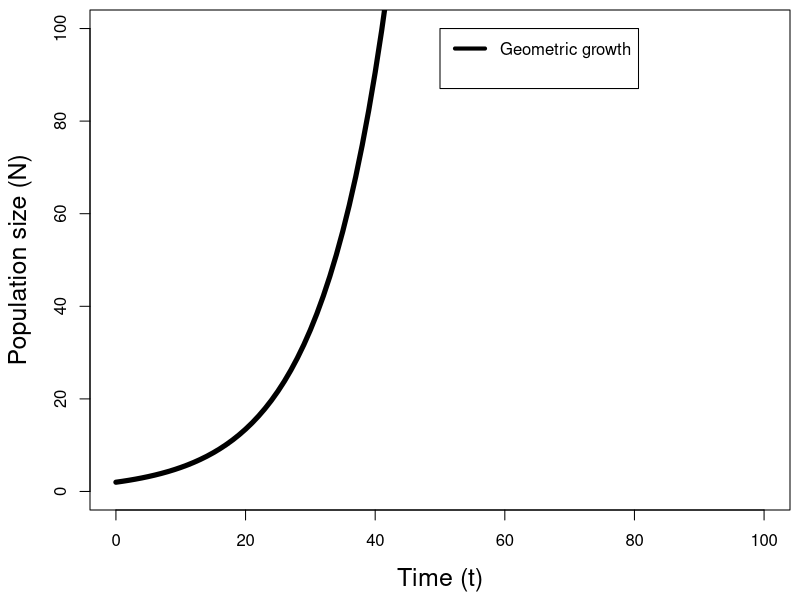
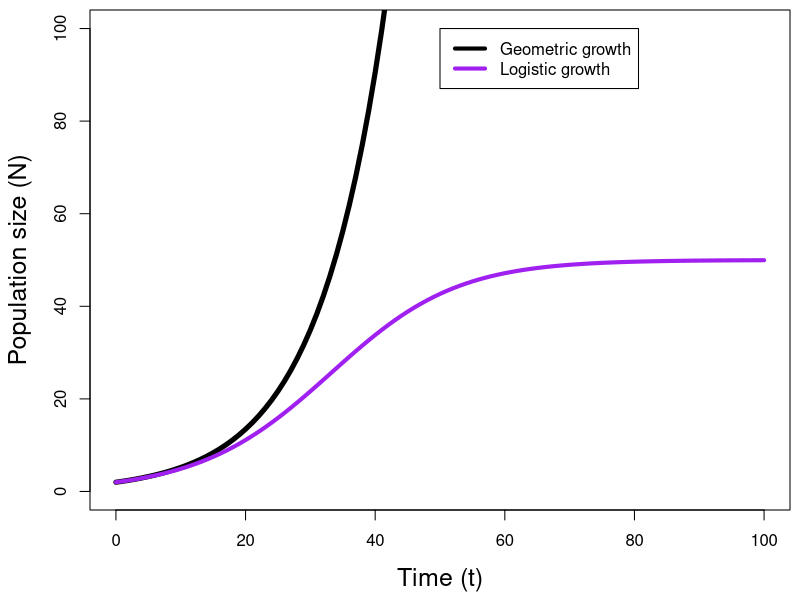
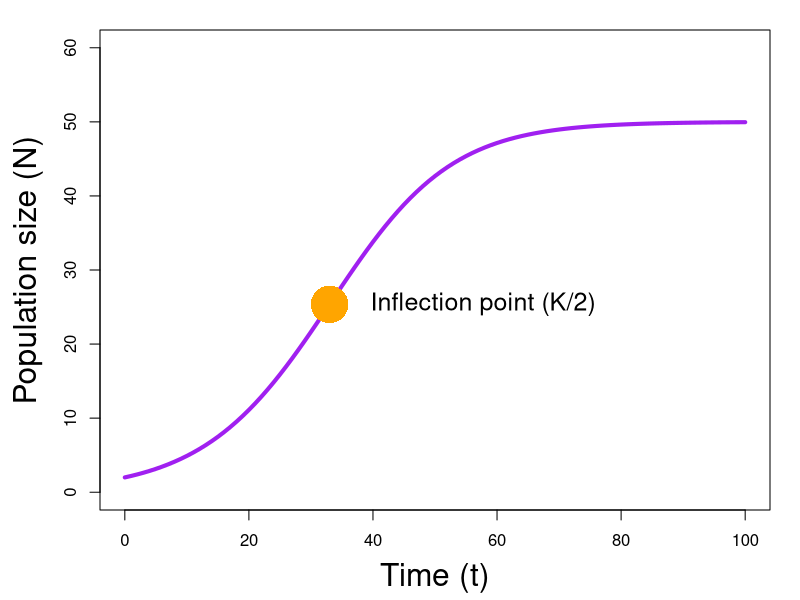
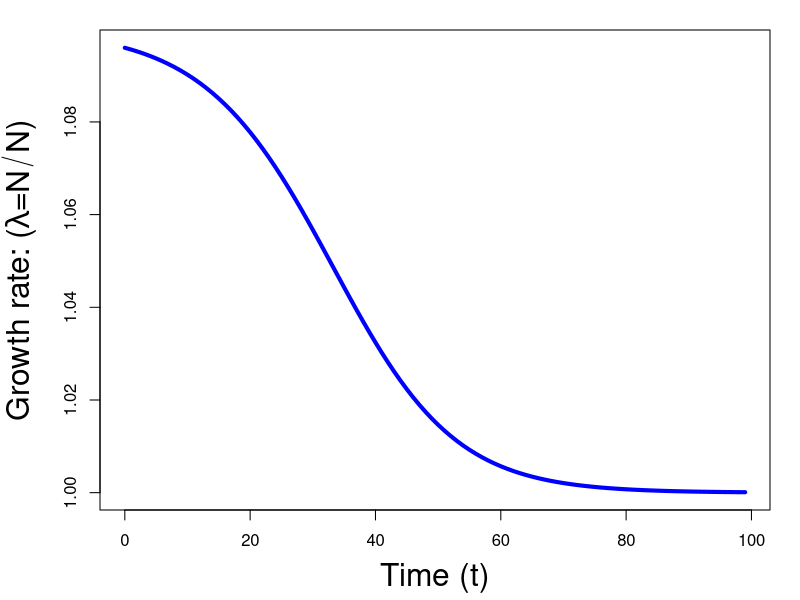
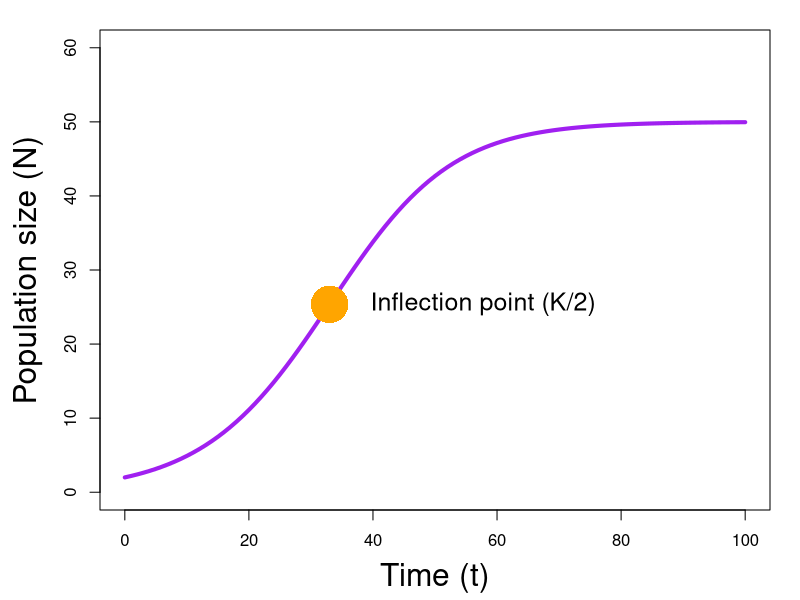
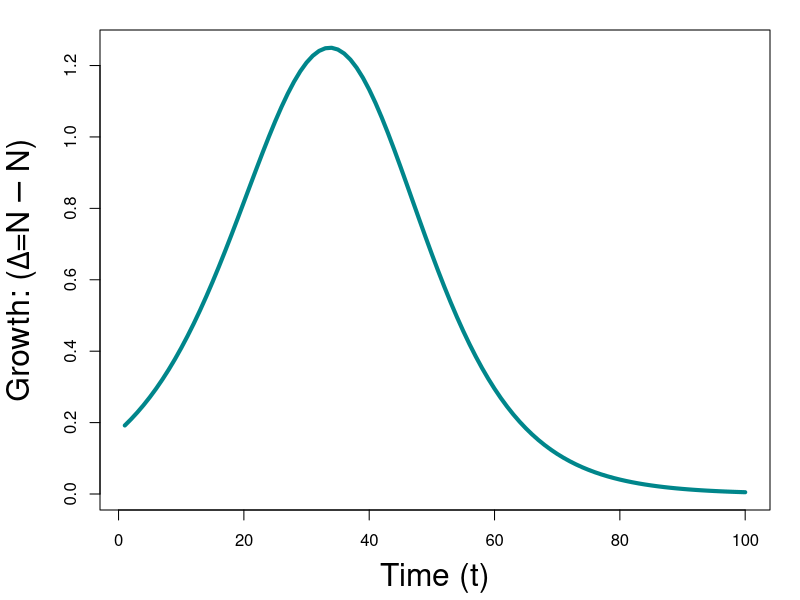
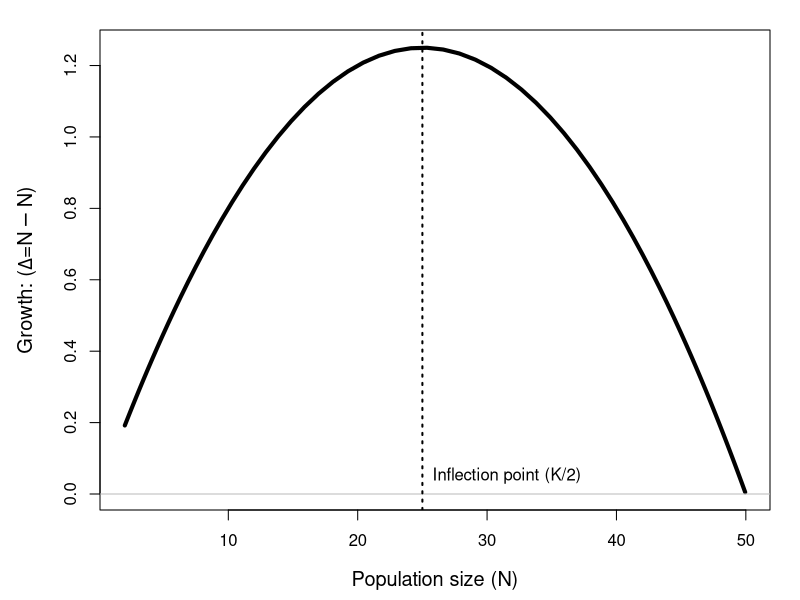
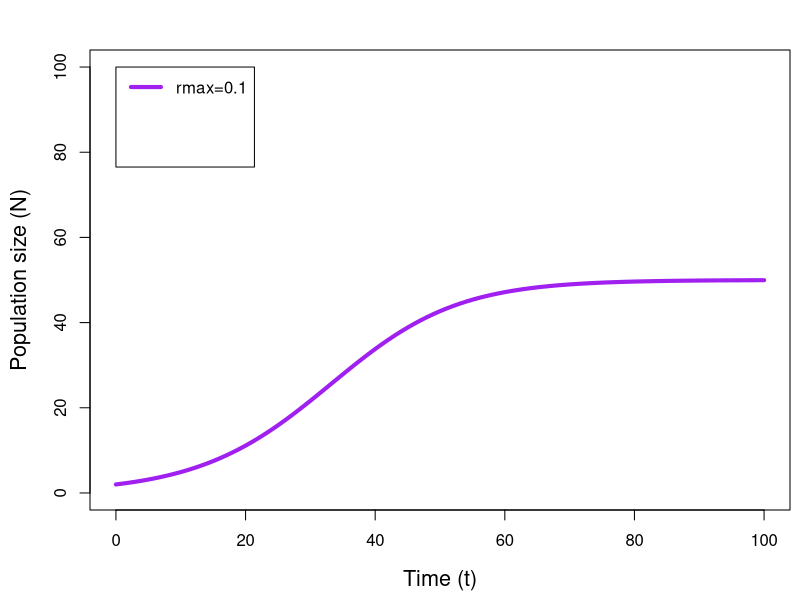

R code for these plots, in order:
## ---- chunk 1
#| label: geomVlogistic
Time <- 0:100
T <- length(Time)
rmax <- 0.1
K <- 50
Ng <- Nl <- rep(0, T)
Ng[1] <- Nl[1] <- 2
for(t in 2:T) {
    Ng[t] <- Ng[t-1] + Ng[t-1]*rmax
    Nl[t] <- Nl[t-1] + Nl[t-1]*rmax*(1 - Nl[t-1]/K)
}
## ---- chunk 2
#| label: geom
#| include: false
#| fig-height: 4.4
#| fig-width: 7
par(mai=c(0.9,0.9,0.1,0.1))
plot(Time, Ng, lwd=5, type="l", ylim=c(0, 100), cex.lab=1.5,
     xlab="Time (t)", ylab="Population size (N)")
legend(50, 100, c("Geometric growth", ""), lty=1, col=c("black", NA), lwd=4)
## ---- chunk 3
#| label: geom-logistic
#| include: false
#| fig-height: 4.4
#| fig-width: 7
par(mai=c(0.9,0.9,0.1,0.1))
plot(Time, Ng, lwd=5, type="l", ylim=c(0, 100), cex.lab=1.5,
     xlab="Time (t)", ylab="Population size (N)")
lines(Time, Nl, lwd=4, col="purple")
legend(50, 100, c("Geometric growth", "Logistic growth"), lty=1,
       col=c("black","purple"), lwd=4)
## ---- chunk 4
#| label: lr1
#| include: false
#| fig-width: 12
#| fig-height: 4
par(mai=c(0.9,1,0.3,0.3))
plot(Time, Nl, lwd=4, type="l", ylim=c(0, 60), cex.lab=1.9,
     xlab="Time (t)", ylab="Population size (N)", col="purple")
points(Time[which.min(abs(Nl-K/2))], Nl[which.min(abs(Nl-K/2))],
       pch=16, cex=5, col="orange")
text(Time[which.min(abs(Nl-K/2))]+5, Nl[which.min(abs(Nl-K/2))],
     labels="Inflection point (K/2)", pos=4, cex=1.5)
## ---- chunk 5
#| label: lambda
#| include: false
#| fig-width: 12
#| fig-height: 4
lambda <- Nl[-1]/Nl[-T]
par(mai=c(0.9,1,0.3,0.3))
plot(Time[-T], lambda, lwd=4, type="l", cex.lab=1.9,
     xlab="Time (t)", col="blue",
     ylab=expression(paste("Growth rate: ", "(", lambda, "=", N[]/N[], ")")))
## ---- chunk 6
#| label: lr2
#| include: false
#| fig-width: 12
#| fig-height: 4
par(mai=c(0.9,1,0.3,0.3))
plot(Time, Nl, lwd=4, type="l", ylim=c(0, 60), cex.lab=1.9,
     xlab="Time (t)", ylab="Population size (N)", col="purple")
points(Time[which.min(abs(Nl-K/2))], Nl[which.min(abs(Nl-K/2))],
       pch=16, cex=5, col="orange")
text(Time[which.min(abs(Nl-K/2))]+5, Nl[which.min(abs(Nl-K/2))],
     labels="Inflection point (K/2)", pos=4, cex=1.5)
## ---- chunk 7
#| label: delta
#| include: false
#| fig-width: 12
#| fig-height: 4
delta <- Nl[-1] - Nl[-T]
par(mai=c(0.9,1,0.3,0.3))
plot(Time[-1], delta, lwd=4, type="l", cex.lab=1.9,
     xlab="Time (t)", col="turquoise4",
     ylab=expression(paste("Growth: ", "(", Delta, "=", N[]-N[], ")")))
## ---- chunk 8
#| label: delta-N
#| include: true
#| fig-width: 8
#| fig-height: 6
#| fig-align: center
plot(Nl[-T], delta, lwd=4, type="l", cex.lab=1.2,
     xlab="Population size (N)",
     ylab=expression(paste("Growth: ", "(", Delta, "=", N[]-N[], ")")))
abline(h=0, col="gray")
abline(v=K/2, lty=3, lwd=2)
text(K/2, 0.05, "Inflection point (K/2)", pos=4)
## ---- chunk 9
Nl4 <- Nl3 <- Nl2 <- Nl
Nl4[1] <- Nl3[1] <- Nl2[1] <- 2
for(t in 2:T) {
    Nl2[t] <- Nl2[t-1] + Nl2[t-1]*0.5*(1-Nl2[t-1]/K)
    Nl3[t] <- Nl3[t-1] + Nl3[t-1]*2.0*(1-Nl3[t-1]/K)
    Nl4[t] <- Nl4[t-1] + Nl4[t-1]*3.0*(1-Nl4[t-1]/K)
}
## ---- chunk 10
#| label: Nl
#| include: false
#| fig-width: 8
#| fig-height: 6
par(mai=c(0.9,0.9,0.5,0.1))
plot(Time, Nl, lwd=4, type="l", ylim=c(0, 100), cex.lab=1.3,
     xlab="Time (t)", ylab="Population size (N)", col="purple")
legend(0, 100, c("rmax=0.1", "", "", ""),
       lwd=4, col=c("purple", NA, NA, NA))
## ---- chunk 11
#| label: Nl2
#| include: false
#| fig-width: 8
#| fig-height: 6
par(mai=c(0.9,0.9,0.5,0.1))
plot(Time, Nl, lwd=4, type="l", ylim=c(0, 100), cex.lab=1.3,
     xlab="Time (t)", ylab="Population size (N)", col="purple")
lines(Time, Nl2, lwd=4, col="blue")
legend(0, 100, c("rmax=0.1", "rmax=0.5", "", ""),
       lwd=4, col=c("purple", "blue", NA, NA))
## ---- chunk 12
#| label: Nl3
#| include: false
#| fig-width: 8
#| fig-height: 6
par(mai=c(0.9,0.9,0.5,0.1))
plot(Time, Nl, lwd=4, type="l", ylim=c(0, 100), cex.lab=1.3,
     xlab="Time (t)", ylab="Population size (N)", col="purple",
     main="Damped oscillation")
lines(Time, Nl2, lwd=4, col="blue")
lines(Time, Nl3, lwd=4, col="orange")
legend(0, 100, c("rmax=0.1", "rmax=0.5", "rmax=2.0", ""),
       lwd=4, col=c("purple", "blue", "orange", NA))
## ---- chunk 13
#| label: Nl4
#| include: false
#| fig-width: 8
#| fig-height: 6
par(mai=c(0.9,0.9,0.5,0.1))
plot(Time, Nl, lwd=4, type="l", ylim=c(0, 100), cex.lab=1.3,
     xlab="Time (t)", ylab="Population size (N)", col="purple",
     main="Chaos")
lines(Time, Nl2, lwd=4, col="blue")
lines(Time, Nl3, lwd=4, col="orange")
lines(Time, Nl4, lwd=4, col="gray")
legend(0, 100, c("rmax=0.1", "rmax=0.5", "rmax=2.0", "rmax=3.0"),
       lwd=4, col=c("purple", "blue", "orange", "gray"))
